Frame 1 (no input): blank canvas, image omitted
Frame 60 (no input): blank canvas, image omitted
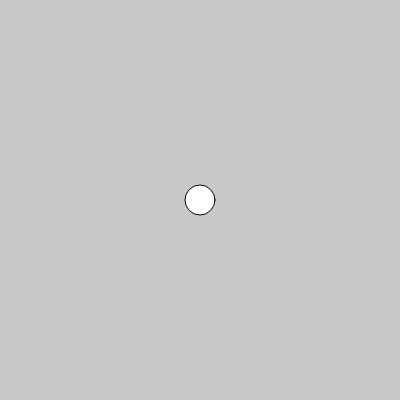
Frame 120 (the mouse pressed at the canvas centre since frame 60)

The p5.js sketch whose frames 1 and 60 were blank and that drew this single picture after the mouse press (run headless with seeded random() and noise() and a simulated clock; from frame 60 on, the mouse is pressed at the canvas centre):

// p5.js sketch
// ── sketch.js
let posiciones = [];
function setup() {
  createCanvas(400, 400);
}

function draw() {
   background(200);

for(let i = 0; i< posiciones.length; i++){
  circle(posiciones[i].x, posiciones[i].y, 30);
}
}
   function mousePressed(){
    posiciones.push({ x: mouseX, y: mouseY});
    background(random(255), random(255), random(255));
   }
